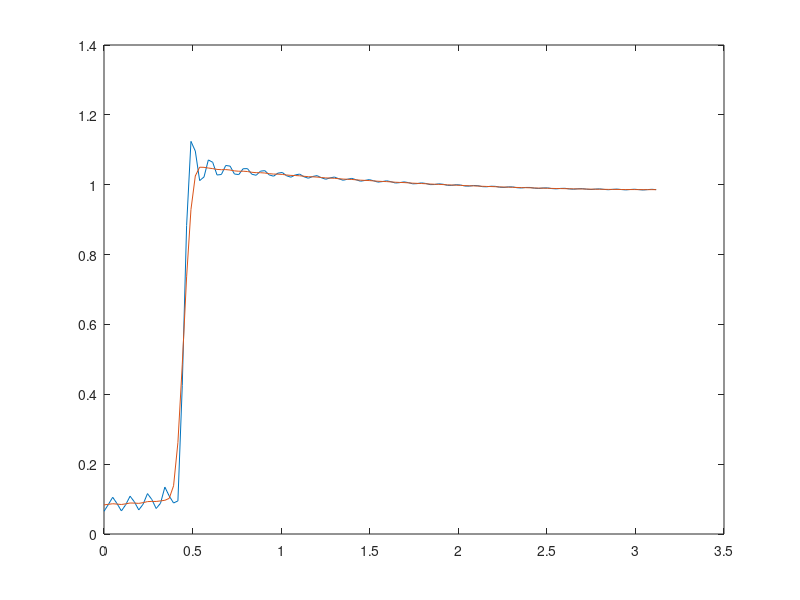

MATLAB code for this plot:
%
% FIR FILTRE TASARIMI
%
% FIR derecesi a?a??da belirlenir. ?ift olmal? !
Filtre_Tap=124;
Filtre_Tap_Yarim=Filtre_Tap/2;
%
%
% ALCAK GEC?REN F?LTRE 
%
Alcak_Kesim_Frekans=pi/3;
%
for i=1:1:Filtre_Tap+1,
    Filtre_Alcak_Geciren(i)=(sin((i-1-Filtre_Tap_Yarim)*Alcak_Kesim_Frekans))/((i-1-Filtre_Tap_Yarim)*pi);
end
Filtre_Alcak_Geciren(Filtre_Tap_Yarim+1)=Alcak_Kesim_Frekans/pi;
[Filtre_Alcak_Hjw,Filtre_Alcak_w_frekans]=freqz(Filtre_Alcak_Geciren,1,128);
%
% Frekans Cevab?
plot(Filtre_Alcak_w_frekans,abs(Filtre_Alcak_Hjw))
%%%%%%%%%%%%%%%
%      YUKSEK GE??REN
Yuksek_Kesim_Frekansi=pi/7;
%
for i=1:1:Filtre_Tap+1
Filtre_Yuksek_Geciren(i)=(sin((i-1-Filtre_Tap_Yarim)*pi)-sin((i-Filtre_Tap_Yarim)*Yuksek_Kesim_Frekansi))/((i-1-Filtre_Tap_Yarim)*pi);
end
Filtre_Yuksek_Geciren(Filtre_Tap_Yarim+1)=(pi-Yuksek_Kesim_Frekansi)/pi;
[Filtre_Yuksek_Hjw,Filtre_Yuksek_w_frekans]=freqz(Filtre_Yuksek_Geciren,1,128);
%
% Frekans cevab?
plot(Filtre_Yuksek_w_frekans,abs(Filtre_Yuksek_Hjw))
%%%%%%%%%%%%%%
%
%    BAND GE??REN FILTRE
%
BP_1_Kesim_Frekansi=pi/7;
BP_2_Kesim_Frekansi=2*pi/7;


for i=1:1:Filtre_Tap+1
Filtre_BP_Geciren(i)=(sin((i-1-Filtre_Tap_Yarim)*BP_2_Kesim_Frekansi)-sin((i-1-Filtre_Tap_Yarim)*BP_1_Kesim_Frekansi))/((i-1-Filtre_Tap_Yarim)*pi);
end
Filtre_BP_Geciren(Filtre_Tap_Yarim+1)=(BP_2_Kesim_Frekansi-BP_1_Kesim_Frekansi)/pi;
[Filtre_BP_Hjw,Filtre_BP_w_frekans]=freqz(Filtre_BP_Geciren,1,128);
%
% Frekans cevabi
plot(Filtre_BP_w_frekans,abs(Filtre_BP_Hjw))
%
%
% band sonduren
BS_1_Kesim_Frekansi=pi/7;
BS_2_Kesim_Frekansi=2*pi/7;


for i=1:1:Filtre_Tap+1
Filtre_BS_Geciren(i)=(sin((i-1-Filtre_Tap_Yarim)*pi)-sin((i-1-Filtre_Tap_Yarim)*BS_2_Kesim_Frekansi)+sin((i-1-Filtre_Tap_Yarim)*BS_1_Kesim_Frekansi))/((i-1-Filtre_Tap_Yarim)*pi);
end
Filtre_BS_Geciren(Filtre_Tap_Yarim+1)=(pi-BS_2_Kesim_Frekansi+BS_1_Kesim_Frekansi)/pi;
[Filtre_BS_Hjw,Filtre_BS_w_frekans]=freqz(Filtre_BS_Geciren,1,128);
%
% Frekans cevabi
plot(Filtre_BS_w_frekans,abs(Filtre_BS_Hjw))

%PENCERELER
%
%  @hamming        - Hamming window.
%    @hann           - Hann window

pencere=@hamming;
%
% ALCAK GEC?REN F?LTRE  PENCERE 
%
w_pencere  = window(pencere,Filtre_Tap+1);
Filtre_Alcak_Geciren_pencereli=Filtre_Alcak_Geciren.*w_pencere';
[Filtre_Alcak_Hjw_pencereli,Filtre_Alcak_w_frekans_pencereli]=freqz(Filtre_Alcak_Geciren_pencereli,1,128);
%
% pencereli ve penceresiz freksan
 plot(Filtre_Alcak_w_frekans,abs(Filtre_Alcak_Hjw),Filtre_Alcak_w_frekans_pencereli,abs(Filtre_Alcak_Hjw_pencereli))
%
% YUKSEK GE??REN 
%
Filtre_Yuksek_Geciren_pencereli=Filtre_Yuksek_Geciren.*w_pencere';
[Filtre_Yuksek_Hjw_pencereli,Filtre_Yuksek_w_frekans_pencereli]=freqz(Filtre_Yuksek_Geciren_pencereli,1,128);
%
% pencereli ve penceresiz.
 plot(Filtre_Yuksek_w_frekans,abs(Filtre_Yuksek_Hjw),Filtre_Yuksek_w_frekans_pencereli,abs(Filtre_Yuksek_Hjw_pencereli))
%%%%%%%%%%%%%%
%
%    BAND  GEC?REN F?LTRE
%
Filtre_BP_Geciren_pencereli=Filtre_BP_Geciren.*w_pencere';
%[Filtre_BP_Hjw_pencereli,Filtre_BP_w_frekans_pencereli]=freqz(Filtre_BP_Geciren_pencereli,1,128);
%
% pencereli ve penceresiz.
 %plot(Filtre_BP_w_frekans,abs(Filtre_BP_Hjw),Filtre_BP_w_frekans_pencereli,abs(Filtre_BP_Hjw_pencereli))
%%%%%%%%%%%%%%

%%%%%%%%%%%%%%
%
%    BAND SONDUREN  F?LTRE
%
Filtre_BS_Geciren_pencereli=Filtre_BS_Geciren.*w_pencere';
%[Filtre_BS_Hjw_pencereli,Filtre_BS_w_frekans_pencereli]=freqz(Filtre_BS_Geciren_pencereli,1,128);
%
% pencereli ve penceresiz.
% plot(Filtre_BS_w_frekans,abs(Filtre_BS_Hjw),Filtre_BS_w_frekans_pencereli,abs(Filtre_BS_Hjw_pencereli))
%%%%%%%%%%%%%%


 